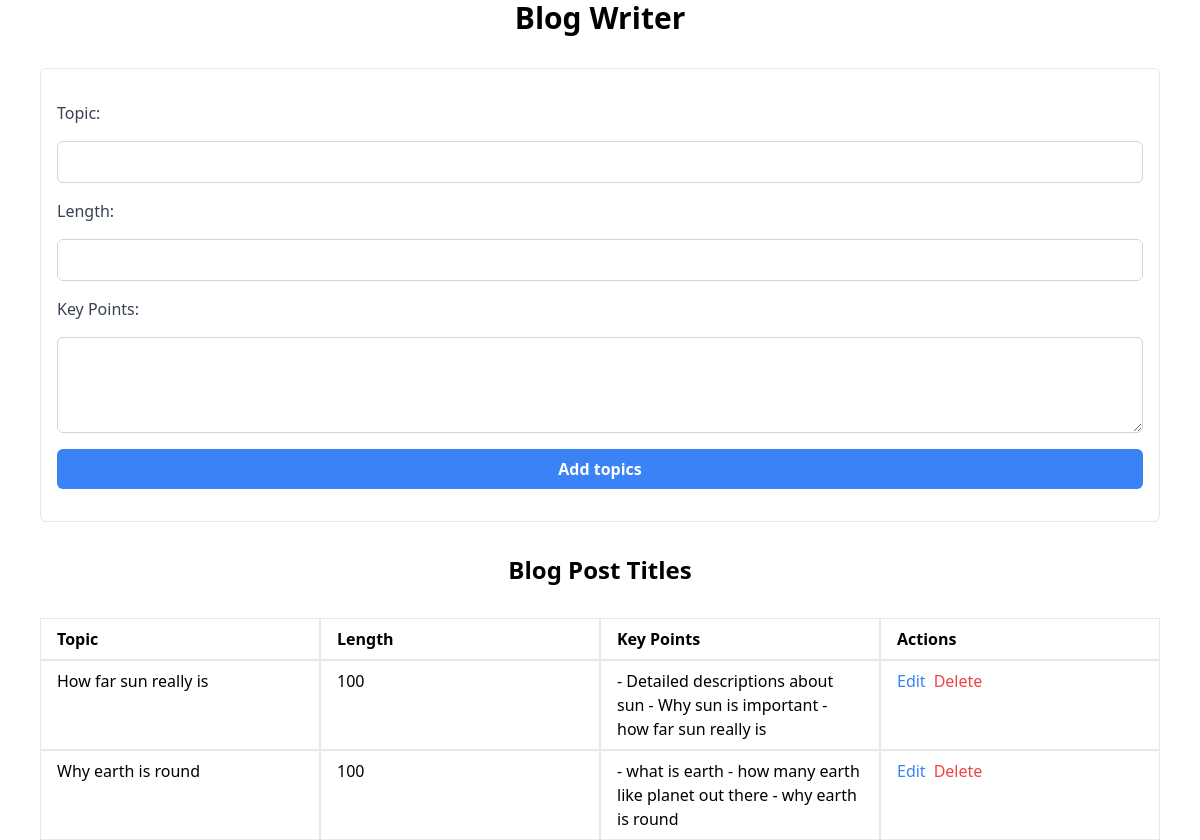
The page / on the database its author committed.
### app.py (models this page shows, shortened)
class Article(db.Model):
    id = db.Column(db.Integer, primary_key=True)
    topic = db.Column(db.String(100), nullable=False)
    length = db.Column(db.Integer, nullable=False)
    key_points = db.Column(db.Text, nullable=False)
    post = db.Column(db.Text, nullable=True)
    review = db.Column(db.Text, nullable=True)

### app.py (the view)
@app.route("/")
def index():
    articles = Article.query.all()
    return render_template("index.html", articles=articles)

### templates/index.html (shortened to what this page needs)
<!DOCTYPE html>
<html>
  <head>
    <script src="https://cdn.tailwindcss.com"></script>
  </head>
  <body class="px-10">
    <h1 class="text-3xl font-bold text-center mb-8">Blog Writer</h1>
    <form
      action="{{ url_for('write') }}"
      method="post"
      class="flex flex-col space-y-4 px-4 py-8 border border-gray-200 rounded-md"
    >
      <label for="topic" class="text-gray-700 font-medium">Topic:</label>
      <input
        type="text"
        id="topic"
        name="topic"
        class="px-3 py-2 rounded-md focus:outline-none focus:ring focus:ring-blue-500 border border-gray-300"
      />
      <label for="length" class="text-gray-700 font-medium">Length:</label>
      <input
        type="number"
        id="length"
        name="length"
        class="px-3 py-2 rounded-md focus:outline-none focus:ring focus:ring-blue-500 border border-gray-300"
      />
      <label for="key_points" class="text-gray-700 font-medium"
        >Key Points:</label
      >
      <textarea
        id="key_points"
        name="key_points"
        class="px-3 py-2 rounded-md focus:outline-none focus:ring focus:ring-blue-500 border border-gray-300 h-24"
      ></textarea>
      <input
        type="submit"
        value="Add topics"
        class="bg-blue-500 hover:bg-blue-700 text-white font-bold py-2 px-4 rounded-md"
      />
    </form>
    <h1 class="text-2xl font-bold text-center my-8">Blog Post Titles</h1>
    <div class="overflow-x-auto">
      <div class="grid grid-cols-4 gap-0">
        <div class="py-2 px-4 border font-bold border-gray-200">Topic</div>
        <div class="py-2 px-4 border font-bold border-gray-200">Length</div>
        <div class="py-2 px-4 border font-bold border-gray-200">Key Points</div>
        <div class="py-2 px-4 border font-bold border-gray-200">Actions</div>
        {% for article in articles %}
        <div class="py-2 px-4 border border-gray-200">{{ article.topic }}</div>
        <div class="py-2 px-4 border border-gray-200">{{ article.length }}</div>
        <div class="py-2 px-4 border border-gray-200">
          {{ article.key_points }}
        </div>
        <div class="py-2 px-4 border border-gray-200 flex space-x-2">
          <a
            href="{{ url_for('edit', id=article.id) }}"
            class="text-blue-500 hover:underline"
            >Edit</a
          >
          <form
            action="{{ url_for('delete', id=article.id) }}"
            method="post"
            class="inline"
          >
            <button type="submit" class="text-red-500 hover:underline">
              Delete
            </button>
          </form>
        </div>
        {% endfor %}
      </div>
    </div>
  </body>
</html>

### rows shown on the page
Article: topic "How far sun really is", length "100", key_points "- Detailed descriptions about sun - Why sun is important - how far sun really is"
Article: topic "Why earth is round", length "100", key_points "- what is earth - how many earth like planet out there - why earth is round"
